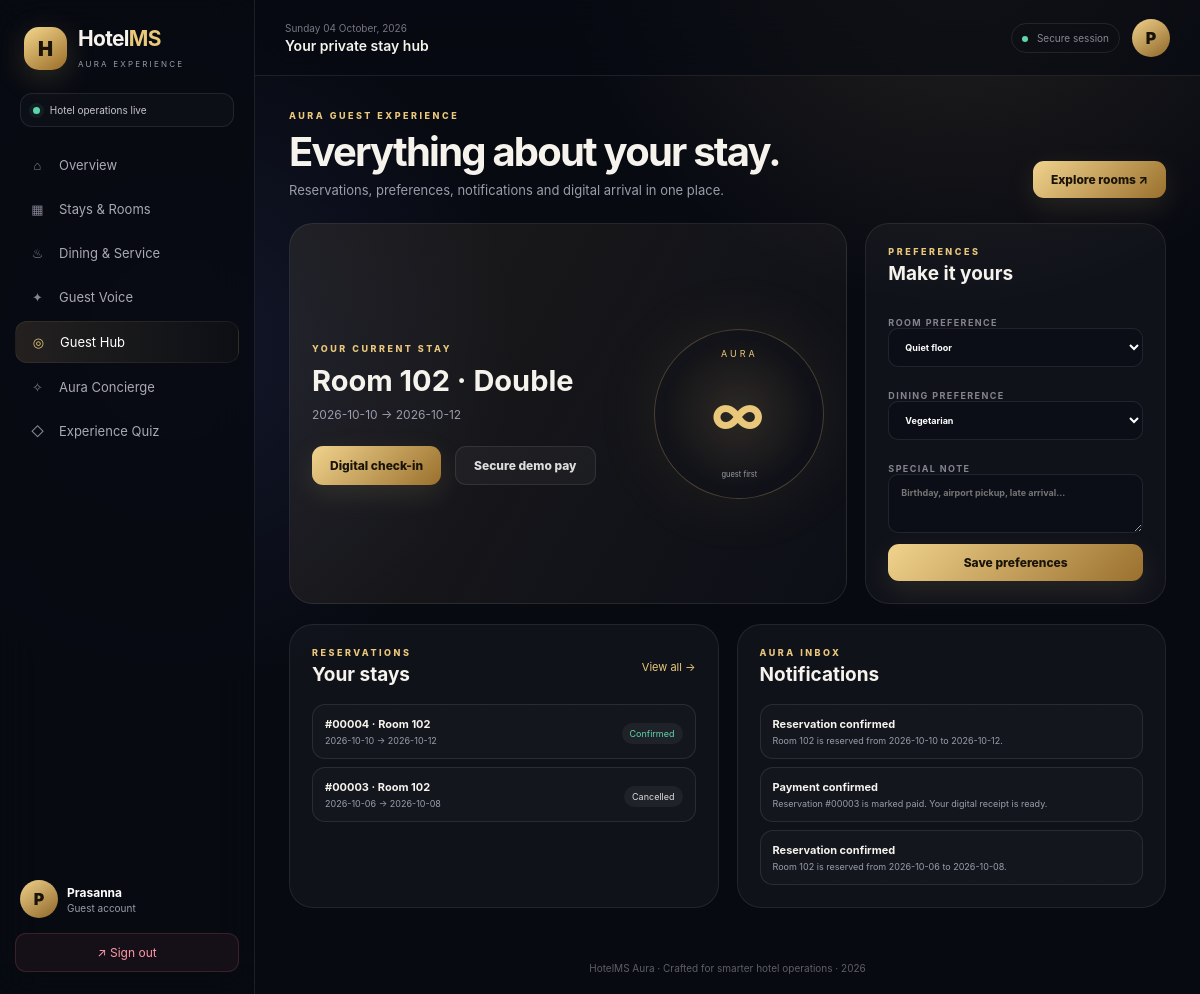
The app's page /guest-hub (signed in) with its own data.
### models.py (models this page shows, shortened)
class User(UserMixin, db.Model):
    id = db.Column(db.Integer, primary_key=True)
    name = db.Column(db.String(120), nullable=False)
    email = db.Column(db.String(120), unique=True, nullable=False)
    password_hash = db.Column(db.String(255), nullable=False)
    role = db.Column(db.String(20), nullable=False, default="guest")
    created_at = db.Column(db.DateTime, default=datetime.utcnow)

class Room(db.Model):
    id = db.Column(db.Integer, primary_key=True)
    room_number = db.Column(db.String(10), unique=True, nullable=False)
    room_type = db.Column(db.String(50), nullable=False)  # Single, Double, Suite
    price_per_night = db.Column(db.Float, nullable=False)
    status = db.Column(db.String(20), default="available")  # available, booked, maintenance

class Booking(db.Model):
    id = db.Column(db.Integer, primary_key=True)
    guest_id = db.Column(db.Integer, db.ForeignKey("user.id"), nullable=False)
    room_id = db.Column(db.Integer, db.ForeignKey("room.id"), nullable=False)
    check_in = db.Column(db.Date, nullable=False)
    check_out = db.Column(db.Date, nullable=False)
    payment_status = db.Column(db.String(20), default="pending")  # pending, paid
    status = db.Column(db.String(20), default="confirmed")  # confirmed, cancelled, completed
    created_at = db.Column(db.DateTime, default=datetime.utcnow)
    guest = db.relationship("User", backref="bookings")
    room = db.relationship("Room", backref="bookings")

class GuestPreference(db.Model):
    id = db.Column(db.Integer, primary_key=True)
    user_id = db.Column(db.Integer, db.ForeignKey("user.id"), unique=True, nullable=False)
    room_preference = db.Column(db.String(50), default="No preference")
    dietary = db.Column(db.String(80), default="No preference")
    special_note = db.Column(db.String(255), default="")
    updated_at = db.Column(db.DateTime, default=datetime.utcnow, onupdate=datetime.utcnow)
    user = db.relationship("User", backref=db.backref("preference", uselist=False))

class Notification(db.Model):
    id = db.Column(db.Integer, primary_key=True)
    user_id = db.Column(db.Integer, db.ForeignKey("user.id"), nullable=False)
    title = db.Column(db.String(120), nullable=False)
    message = db.Column(db.String(300), nullable=False)
    kind = db.Column(db.String(30), default="info")
    is_read = db.Column(db.Boolean, default=False)
    created_at = db.Column(db.DateTime, default=datetime.utcnow)
    user = db.relationship("User", backref="notifications")

### routes/advanced_routes.py (the view)
@advanced_bp.route("/guest-hub")
@login_required
def guest_hub():
    bookings = Booking.query.filter_by(guest_id=current_user.id).order_by(Booking.created_at.desc()).all()
    orders = Order.query.filter_by(guest_id=current_user.id).order_by(Order.created_at.desc()).limit(5).all()
    notes = Notification.query.filter_by(user_id=current_user.id).order_by(Notification.created_at.desc()).limit(8).all()
    preference = GuestPreference.query.filter_by(user_id=current_user.id).first()
    active = next((b for b in bookings if b.status == "confirmed"), None)
    return render_template("advanced/guest_hub.html", bookings=bookings, orders=orders, notes=notes, preference=preference, active=active)

### templates/advanced/guest_hub.html (shortened to what this page needs)
{% extends 'base.html' %}{% block title %}Guest Hub · HotelMS Aura{% endblock %}{% block pagetitle %}Your private stay hub{% endblock %}
{% block content %}
<div class="page-intro"><div><span class="eyebrow">AURA GUEST EXPERIENCE</span><h1>Everything about your stay.</h1><p class="muted">Reservations, preferences, notifications and digital arrival in one place.</p></div><a class="btn-primary" href="{{ url_for('booking.rooms') }}">Explore rooms ↗</a></div>
<div class="guest-grid">
<section class="panel spotlight"><div class="spot-copy"><span class="eyebrow">YOUR CURRENT STAY</span>{% if active %}<h2>Room {{ active.room.room_number }} · {{ active.room.room_type }}</h2><p>{{ active.check_in }} → {{ active.check_out }}</p><div class="hub-actions"><a class="btn-primary" href="{{ url_for('advanced.digital_checkin', booking_id=active.id) }}">Digital check-in</a><form method="post" action="{{ url_for('advanced.demo_pay', booking_id=active.id) }}"><button class="btn-ghost" type="submit">Secure demo pay</button></form></div>{% else %}<h2>No active reservation</h2><p>Choose a room and make your next stay memorable.</p><a class="btn-primary" href="{{ url_for('booking.rooms') }}">Find a stay</a>{% endif %}</div><div class="spot-orb">AURA<br><strong>∞</strong><small>guest first</small></div></section>
<section class="panel"><div class="panel-head"><div><span class="eyebrow">PREFERENCES</span><h2>Make it yours</h2></div></div><form method="post" action="{{ url_for('advanced.preferences') }}" class="pref-form"><label>Room preference<select name="room_preference"><option {% if preference and preference.room_preference=='Quiet floor' %}selected{% endif %}>Quiet floor</option></select></label><label>Dining preference<select name="dietary"><option>Vegetarian</option></select></label><label>Special note<textarea name="special_note" rows="3" placeholder="Birthday, airport pickup, late arrival..."></textarea></label><button class="btn-primary" type="submit">Save preferences</button></form></section>
</div>
<div class="hub-grid"><section class="panel"><div class="panel-head"><div><span class="eyebrow">RESERVATIONS</span><h2>Your stays</h2></div><a class="text-link" href="{{ url_for('booking.my_bookings') }}">View all →</a></div><div class="mini-list">{% for b in bookings[:5] %}<div class="mini-row"><div><b>#{{ '%05d'|format(b.id) }} · Room {{ b.room.room_number }}</b><span>{{ b.check_in }} → {{ b.check_out }}</span></div><span class="status-chip {{ b.status }}">{{ b.status }}</span></div>{% else %}<p class="muted">No reservations yet.</p>{% endfor %}</div></section><section class="panel"><div class="panel-head"><div><span class="eyebrow">AURA INBOX</span><h2>Notifications</h2></div></div><div class="mini-list">{% for n in notes %}<div class="mini-row {% if not n.is_read %}unread{% endif %}"><div><b>{{ n.title }}</b><span>{{ n.message }}</span></div>{% if not n.is_read %}<form method="post" action="{{ url_for('advanced.read_notification', notification_id=n.id) }}"><button class="link-button" type="submit">Read</button></form>{% endif %}</div>{% else %}<p class="muted">You're all caught up.</p>{% endfor %}</div></section></div>
{% endblock %}

### templates/base.html (shortened to what this page needs)
<!doctype html>
<html lang="en">
<head>
    <link rel="stylesheet" href="{{ url_for('static', filename='css/style.css') }}">
</head>
<body class="{% if current_user.is_authenticated %}app-shell{% else %}auth-shell{% endif %}">
{% if current_user.is_authenticated %}
<aside class="sidebar" id="sidebar">
    <div class="brand">
        <div class="brandmark">H</div>
        <div><h2>Hotel<span>MS</span></h2><small>AURA EXPERIENCE</small></div>
    </div>
    <div class="welcome-mini"><span class="pulse"></span> Hotel operations live</div>
    <nav class="nav">
        <a href="{{ url_for('auth.dashboard') }}" class="{{ 'active' if request.endpoint == 'auth.dashboard' }}"><i>⌂</i> Overview</a>
        <a href="{{ url_for('booking.rooms') }}" class="{{ 'active' if request.blueprint == 'booking' }}"><i>▦</i> Stays & Rooms</a>
        <a href="{{ url_for('service.menu') }}" class="{{ 'active' if request.blueprint == 'service' }}"><i>♨</i> Dining & Service</a>
        <a href="{{ url_for('review.list_reviews') }}" class="{{ 'active' if request.blueprint == 'review' }}"><i>✦</i> Guest Voice</a>
        <a href="{{ url_for('advanced.guest_hub') }}" class="{{ 'active' if request.endpoint == 'advanced.guest_hub' }}"><i>◎</i> Guest Hub</a>
        <a href="{{ url_for('advanced.concierge') }}" class="{{ 'active' if request.endpoint == 'advanced.concierge' }}"><i>✧</i> Aura Concierge</a>
        <a href="{{ url_for('quiz.quiz_home') }}" class="{{ 'active' if request.blueprint == 'quiz' }}"><i>◇</i> Experience Quiz</a>
    </nav>
    <div class="sidebar-bottom">
        <div class="mini-profile"><div class="avatar">{{ current_user.name[0]|upper }}</div><div><strong>{{ current_user.name }}</strong><small>{{ current_user.role|capitalize }} account</small></div></div>
        <a class="logout" href="{{ url_for('auth.logout') }}">↗ Sign out</a>
    </div>
</aside>
<main class="main">
    <header class="topbar">
        <div class="top-left"><button class="menu" id="menuBtn">☰</button><div><div class="date" id="date"></div><h3>{% block pagetitle %}Welcome back{% endblock %}</h3></div></div>
        <div class="top-right"><div class="top-status"><span></span> Secure session</div><div class="avatar">{{ current_user.name[0]|upper }}</div></div>
    </header>
    <section class="content">
{% else %}
<main class="auth-wrapper">
{% endif %}
    {% block content %}{% endblock %}
{% if current_user.is_authenticated %}
    </section>
    <footer>HotelMS Aura · Crafted for smarter hotel operations · 2026</footer>
</main>
{% else %}
</main>
{% endif %}
</body>
</html>

### records on screen
User: name "P", name "Prasanna", role "Guest"
Room: room.room_number "102", room.room_type "Double"
Booking: check_in "2026-10-10", check_out "2026-10-12", id "00004", room.room_number "102", status "Confirmed"
GuestPreference: room_preference "Quiet floor"
Booking: id "00003", room.room_number "102", check_in "2026-10-06", check_out "2026-10-08", status "Cancelled"
Notification: title "Reservation confirmed", message "Room 102 is reserved from 2026-10-10 to 2026-10-12."
Notification: title "Payment confirmed", message "Reservation #00003 is marked paid. Your digital receipt is ready."
Notification: title "Reservation confirmed", message "Room 102 is reserved from 2026-10-06 to 2026-10-08."
